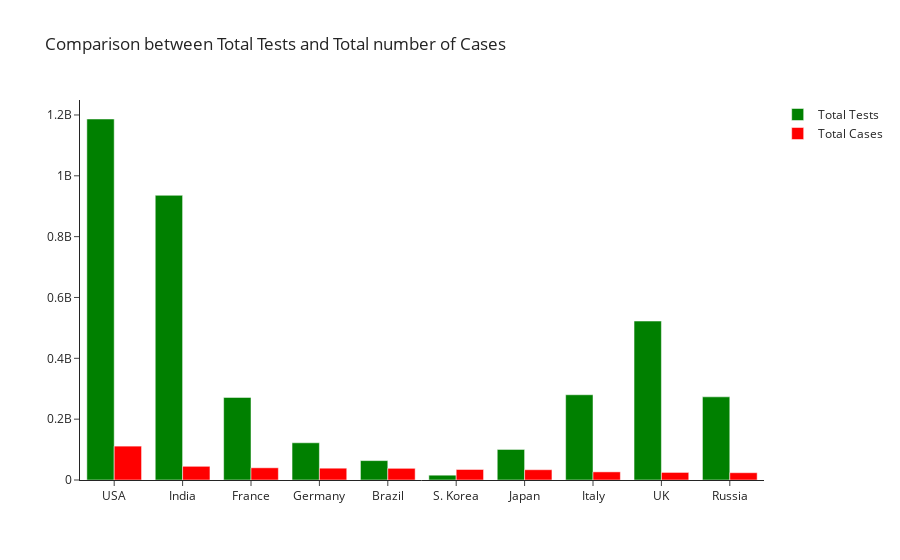

The notebook cell this image was saved under:
### Code cell
#Top 10 countries with total number of cases vs total number of tests
fig = go.Figure()
fig.add_trace(go.Bar(x=df[:10].Country, y=df['Total Tests'][:10],marker_color='green',name='Total Tests'))
fig.add_trace(go.Bar(x=df[:10].Country, y=df['Total Cases'][:10],marker_color='red',name='Total Cases'))
fig.update_layout(template='simple_white')
fig.update_layout(title="Comparison between Total Tests and Total number of Cases")
fig.show()

### Figure 1 — Plotly figure (JSON) as saved in the notebook; plotly's stock layout.template omitted (floating-point values rounded to 4 significant figures)
{"data": [{"marker": {"color": "green"}, "name": "Total Tests", "type": "bar", "x": ["USA", "India", "France", "Germany", "Brazil", "S. Korea", "Japan", "Italy", "UK", "Russia"], "y": [1186742917, 935879495, 271490188, 122332384, 63776166, 15804065, 100414883, 280238086, 522526476, 273400000]}, {"marker": {"color": "red"}, "name": "Total Cases", "type": "bar", "x": ["USA", "India", "France", "Germany", "Brazil", "S. Korea", "Japan", "Italy", "UK", "Russia"], "y": [111367209, 45028429, 40138560, 38819284, 38407327, 34571873, 33803572, 26716804, 24898914, 23957146]}], "layout": {"title": {"text": "Comparison between Total Tests and Total number of Cases"}}}
